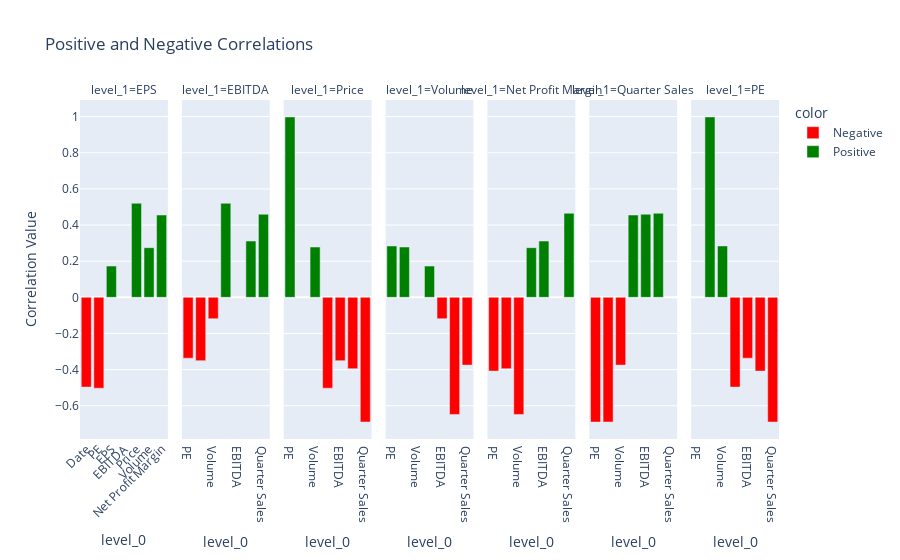

Notebook code for this chart:
### Code cell
import plotly.express as px
import pandas as pd

# Assuming df is your DataFrame
correlation_matrix = df.corr()

# Flatten the correlation matrix and create a DataFrame
correlation_flat = correlation_matrix.unstack().reset_index(name='correlation')

# Filter out self-correlations
correlation_flat = correlation_flat[correlation_flat['level_0'] != correlation_flat['level_1']]

# Create a color column for positive and negative correlations
correlation_flat['color'] = correlation_flat['correlation'].apply(lambda x: 'Positive' if x > 0 else 'Negative')

# Plotly Express bar plot
fig = px.bar(
    correlation_flat,
    x='level_0',
    y='correlation',
    color='color',
    facet_col='level_1',
    color_discrete_map={'Positive': 'green', 'Negative': 'red'},
    labels={'correlation': 'Correlation Value'},
    title='Positive and Negative Correlations',
)

# Customize layout
fig.update_layout(
    xaxis=dict(tickangle=-45, tickmode='array', tickvals=list(range(len(df.columns))), ticktext=df.columns),
    yaxis=dict(title='Correlation Value'),
)

# Show the interactive plot
fig.show()

### Figure 1 — Plotly figure (JSON) as saved in the notebook; plotly's stock layout.template omitted (floating-point values rounded to 4 significant figures)
{"data": [{"alignmentgroup": "True", "hovertemplate": "color=Negative<br>level_1=EPS<br>level_0=%{x}<br>Correlation Value=%{y}<extra></extra>", "legendgroup": "Negative", "marker": {"color": "red", "pattern": {"shape": ""}}, "name": "Negative", "offsetgroup": "Negative", "orientation": "v", "showlegend": true, "textposition": "auto", "type": "bar", "x": ["PE", "Price"], "xaxis": "x", "y": [-0.4964, -0.5026], "yaxis": "y"}, {"alignmentgroup": "True", "hovertemplate": "color=Negative<br>level_1=EBITDA<br>level_0=%{x}<br>Correlation Value=%{y}<extra></extra>", "legendgroup": "Negative", "marker": {"color": "red", "pattern": {"shape": ""}}, "name": "Negative", "offsetgroup": "Negative", "orientation": "v", "showlegend": false, "textposition": "auto", "type": "bar", "x": ["PE", "Price", "Volume"], "xaxis": "x2", "y": [-0.3367, -0.3502, -0.1182], "yaxis": "y2"}, {"alignmentgroup": "True", "hovertemplate": "color=Negative<br>level_1=Price<br>level_0=%{x}<br>Correlation Value=%{y}<extra></extra>", "legendgroup": "Negative", "marker": {"color": "red", "pattern": {"shape": ""}}, "name": "Negative", "offsetgroup": "Negative", "orientation": "v", "showlegend": false, "textposition": "auto", "type": "bar", "x": ["EPS", "EBITDA", "Net Profit Margin", "Quarter Sales"], "xaxis": "x3", "y": [-0.5026, -0.3502, -0.3949, -0.6899], "yaxis": "y3"}, {"alignmentgroup": "True", "hovertemplate": "color=Negative<br>level_1=Volume<br>level_0=%{x}<br>Correlation Value=%{y}<extra></extra>", "legendgroup": "Negative", "marker": {"color": "red", "pattern": {"shape": ""}}, "name": "Negative", "offsetgroup": "Negative", "orientation": "v", "showlegend": false, "textposition": "auto", "type": "bar", "x": ["EBITDA", "Net Profit Margin", "Quarter Sales"], "xaxis": "x4", "y": [-0.1182, -0.6479, -0.375], "yaxis": "y4"}, {"alignmentgroup": "True", "hovertemplate": "color=Negative<br>level_1=Net Profit Margin<br>level_0=%{x}<br>Correlation Value=%{y}<extra></extra>", "legendgroup": "Negative", "marker": {"color": "red", "pattern": {"shape": ""}}, "name": "Negative", "offsetgroup": "Negative", "orientation": "v", "showlegend": false, "textposition": "auto", "type": "bar", "x": ["PE", "Price", "Volume"], "xaxis": "x5", "y": [-0.4081, -0.3949, -0.6479], "yaxis": "y5"}, {"alignmentgroup": "True", "hovertemplate": "color=Negative<br>level_1=Quarter Sales<br>level_0=%{x}<br>Correlation Value=%{y}<extra></extra>", "legendgroup": "Negative", "marker": {"color": "red", "pattern": {"shape": ""}}, "name": "Negative", "offsetgroup": "Negative", "orientation": "v", "showlegend": false, "textposition": "auto", "type": "bar", "x": ["PE", "Price", "Volume"], "xaxis": "x6", "y": [-0.6901, -0.6899, -0.375], "yaxis": "y6"}, {"alignmentgroup": "True", "hovertemplate": "color=Negative<br>level_1=PE<br>level_0=%{x}<br>Correlation Value=%{y}<extra></extra>", "legendgroup": "Negative", "marker": {"color": "red", "pattern": {"shape": ""}}, "name": "Negative", "offsetgroup": "Negative", "orientation": "v", "showlegend": false, "textposition": "auto", "type": "bar", "x": ["EPS", "EBITDA", "Net Profit Margin", "Quarter Sales"], "xaxis": "x7", "y": [-0.4964, -0.3367, -0.4081, -0.6901], "yaxis": "y7"}, {"alignmentgroup": "True", "hovertemplate": "color=Positive<br>level_1=EPS<br>level_0=%{x}<br>Correlation Value=%{y}<extra></extra>", "legendgroup": "Positive", "marker": {"color": "green", "pattern": {"shape": ""}}, "name": "Positive", "offsetgroup": "Positive", "orientation": "v", "showlegend": true, "textposition": "auto", "type": "bar", "x": ["EBITDA", "Volume", "Net Profit Margin", "Quarter Sales"], "xaxis": "x", "y": [0.5204, 0.1729, 0.2747, 0.4555], "yaxis": "y"}, {"alignmentgroup": "True", "hovertemplate": "color=Positive<br>level_1=EBITDA<br>level_0=%{x}<br>Correlation Value=%{y}<extra></extra>", "legendgroup": "Positive", "marker": {"color": "green", "pattern": {"shape": ""}}, "name": "Positive", "offsetgroup": "Positive", "orientation": "v", "showlegend": false, "textposition": "auto", "type": "bar", "x": ["EPS", "Net Profit Margin", "Quarter Sales"], "xaxis": "x2", "y": [0.5204, 0.3113, 0.4597], "yaxis": "y2"}, {"alignmentgroup": "True", "hovertemplate": "color=Positive<br>level_1=Price<br>level_0=%{x}<br>Correlation Value=%{y}<extra></extra>", "legendgroup": "Positive", "marker": {"color": "green", "pattern": {"shape": ""}}, "name": "Positive", "offsetgroup": "Positive", "orientation": "v", "showlegend": false, "textposition": "auto", "type": "bar", "x": ["PE", "Volume"], "xaxis": "x3", "y": [0.9981, 0.2785], "yaxis": "y3"}, {"alignmentgroup": "True", "hovertemplate": "color=Positive<br>level_1=Volume<br>level_0=%{x}<br>Correlation Value=%{y}<extra></extra>", "legendgroup": "Positive", "marker": {"color": "green", "pattern": {"shape": ""}}, "name": "Positive", "offsetgroup": "Positive", "orientation": "v", "showlegend": false, "textposition": "auto", "type": "bar", "x": ["PE", "EPS", "Price"], "xaxis": "x4", "y": [0.2843, 0.1729, 0.2785], "yaxis": "y4"}, {"alignmentgroup": "True", "hovertemplate": "color=Positive<br>level_1=Net Profit Margin<br>level_0=%{x}<br>Correlation Value=%{y}<extra></extra>", "legendgroup": "Positive", "marker": {"color": "green", "pattern": {"shape": ""}}, "name": "Positive", "offsetgroup": "Positive", "orientation": "v", "showlegend": false, "textposition": "auto", "type": "bar", "x": ["EPS", "EBITDA", "Quarter Sales"], "xaxis": "x5", "y": [0.2747, 0.3113, 0.4652], "yaxis": "y5"}, {"alignmentgroup": "True", "hovertemplate": "color=Positive<br>level_1=Quarter Sales<br>level_0=%{x}<br>Correlation Value=%{y}<extra></extra>", "legendgroup": "Positive", "marker": {"color": "green", "pattern": {"shape": ""}}, "name": "Positive", "offsetgroup": "Positive", "orientation": "v", "showlegend": false, "textposition": "auto", "type": "bar", "x": ["EPS", "EBITDA", "Net Profit Margin"], "xaxis": "x6", "y": [0.4555, 0.4597, 0.4652], "yaxis": "y6"}, {"alignmentgroup": "True", "hovertemplate": "color=Positive<br>level_1=PE<br>level_0=%{x}<br>Correlation Value=%{y}<extra></extra>", "legendgroup": "Positive", "marker": {"color": "green", "pattern": {"shape": ""}}, "name": "Positive", "offsetgroup": "Positive", "orientation": "v", "showlegend": false, "textposition": "auto", "type": "bar", "x": ["Price", "Volume"], "xaxis": "x7", "y": [0.9981, 0.2843], "yaxis": "y7"}], "layout": {"annotations": [{"font": {}, "showarrow": false, "text": "level_1=EPS", "x": 0.06286, "xanchor": "center", "xref": "paper", "y": 1, "yanchor": "bottom", "yref": "paper"}, {"font": {}, "showarrow": false, "text": "level_1=EBITDA", "x": 0.2086, "xanchor": "center", "xref": "paper", "y": 1, "yanchor": "bottom", "yref": "paper"}, {"font": {}, "showarrow": false, "text": "level_1=Price", "x": 0.3543, "xanchor": "center", "xref": "paper", "y": 1, "yanchor": "bottom", "yref": "paper"}, {"font": {}, "showarrow": false, "text": "level_1=Volume", "x": 0.5, "xanchor": "center", "xref": "paper", "y": 1, "yanchor": "bottom", "yref": "paper"}, {"font": {}, "showarrow": false, "text": "level_1=Net Profit Margin", "x": 0.6457, "xanchor": "center", "xref": "paper", "y": 1, "yanchor": "bottom", "yref": "paper"}, {"font": {}, "showarrow": false, "text": "level_1=Quarter Sales", "x": 0.7914, "xanchor": "center", "xref": "paper", "y": 1, "yanchor": "bottom", "yref": "paper"}, {"font": {}, "showarrow": false, "text": "level_1=PE", "x": 0.9371, "xanchor": "center", "xref": "paper", "y": 1, "yanchor": "bottom", "yref": "paper"}], "autosize": true, "barmode": "relative", "legend": {"title": {"text": "color"}, "tracegroupgap": 0}, "title": {"text": "Positive and Negative Correlations"}, "xaxis": {"anchor": "y", "autorange": true, "domain": [0, 0.1257], "range": [-0.5, 6.5], "tickangle": -45, "tickmode": "array", "ticktext": ["Date", "PE", "EPS", "EBITDA", "Price", "Volume", "Net Profit Margin", "Quarter Sales"], "tickvals": [0, 1, 2, 3, 4, 5, 6, 7], "title": {"text": "level_0"}, "type": "category"}, "xaxis2": {"anchor": "y2", "autorange": true, "domain": [0.1457, 0.2714], "matches": "x", "range": [-0.5, 6.5], "title": {"text": "level_0"}, "type": "category"}, "xaxis3": {"anchor": "y3", "autorange": true, "domain": [0.2914, 0.4171], "matches": "x", "range": [-0.5, 6.5], "title": {"text": "level_0"}, "type": "category"}, "xaxis4": {"anchor": "y4", "autorange": true, "domain": [0.4371, 0.5629], "matches": "x", "range": [-0.5, 6.5], "title": {"text": "level_0"}, "type": "category"}, "xaxis5": {"anchor": "y5", "autorange": true, "domain": [0.5829, 0.7086], "matches": "x", "range": [-0.5, 6.5], "title": {"text": "level_0"}, "type": "category"}, "xaxis6": {"anchor": "y6", "autorange": true, "domain": [0.7286, 0.8543], "matches": "x", "range": [-0.5, 6.5], "title": {"text": "level_0"}, "type": "category"}, "xaxis7": {"anchor": "y7", "autorange": true, "domain": [0.8743, 1.0], "matches": "x", "range": [-0.5, 6.5], "title": {"text": "level_0"}, "type": "category"}, "yaxis": {"anchor": "x", "autorange": true, "domain": [0, 1], "range": [-0.7838, 1.092], "title": {"text": "Correlation Value"}, "type": "linear"}, "yaxis2": {"anchor": "x2", "autorange": true, "domain": [0, 1], "matches": "y", "range": [-0.7838, 1.092], "showticklabels": false, "type": "linear"}, "yaxis3": {"anchor": "x3", "autorange": true, "domain": [0, 1], "matches": "y", "range": [-0.7838, 1.092], "showticklabels": false, "type": "linear"}, "yaxis4": {"anchor": "x4", "autorange": true, "domain": [0, 1], "matches": "y", "range": [-0.7838, 1.092], "showticklabels": false, "type": "linear"}, "yaxis5": {"anchor": "x5", "autorange": true, "domain": [0, 1], "matches": "y", "range": [-0.7838, 1.092], "showticklabels": false, "type": "linear"}, "yaxis6": {"anchor": "x6", "autorange": true, "domain": [0, 1], "matches": "y", "range": [-0.7838, 1.092], "showticklabels": false, "type": "linear"}, "yaxis7": {"anchor": "x7", "autorange": true, "domain": [0, 1], "matches": "y", "range": [-0.7838, 1.092], "showticklabels": false, "type": "linear"}}}
